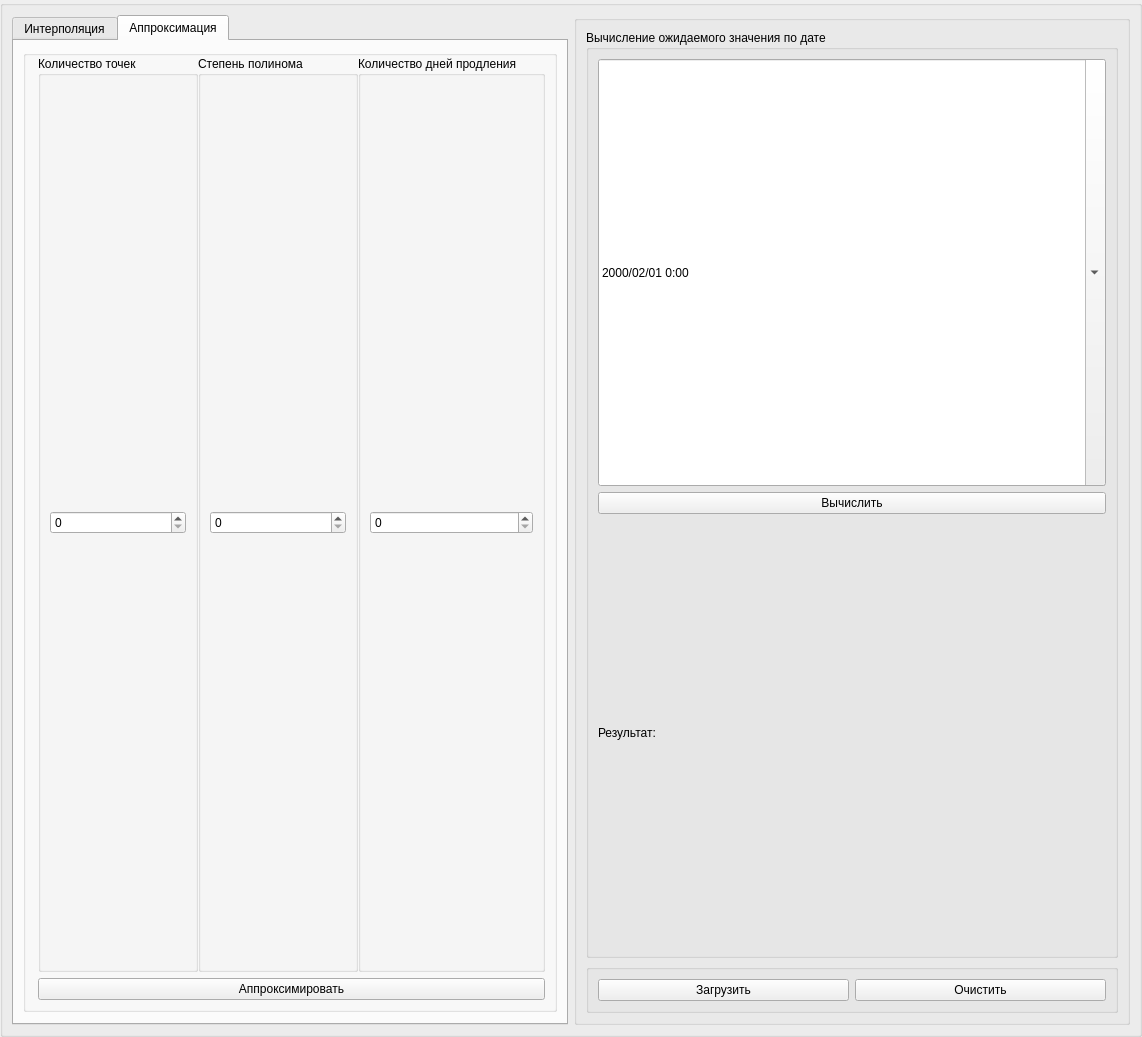
<?xml version="1.0" encoding="UTF-8"?>
<ui version="4.0">
 <class>View</class>
 <widget class="QMainWindow" name="View">
  <property name="geometry">
   <rect>
    <x>0</x>
    <y>0</y>
    <width>1142</width>
    <height>1037</height>
   </rect>
  </property>
  <property name="minimumSize">
   <size>
    <width>0</width>
    <height>800</height>
   </size>
  </property>
  <property name="windowTitle">
   <string>View</string>
  </property>
  <widget class="QWidget" name="centralwidget">
   <layout class="QVBoxLayout" name="verticalLayout_7">
    <property name="leftMargin">
     <number>0</number>
    </property>
    <property name="topMargin">
     <number>0</number>
    </property>
    <property name="rightMargin">
     <number>0</number>
    </property>
    <property name="bottomMargin">
     <number>0</number>
    </property>
    <item>
     <widget class="QGroupBox" name="groupBox_9">
      <property name="title">
       <string/>
      </property>
      <layout class="QVBoxLayout" name="verticalLayout_11">
       <item>
        <layout class="QVBoxLayout" name="verticalLayout_9" stretch="10,2">
         <item>
          <layout class="QVBoxLayout" name="graph_layout">
           <property name="spacing">
            <number>-1</number>
           </property>
           <property name="sizeConstraint">
            <enum>QLayout::SetMaximumSize</enum>
           </property>
          </layout>
         </item>
         <item>
          <layout class="QHBoxLayout" name="horizontalLayout_6">
           <item>
            <widget class="QTabWidget" name="tp_algorithm">
             <property name="sizePolicy">
              <sizepolicy hsizetype="Expanding" vsizetype="MinimumExpanding">
               <horstretch>0</horstretch>
               <verstretch>0</verstretch>
              </sizepolicy>
             </property>
             <property name="currentIndex">
              <number>1</number>
             </property>
             <widget class="QWidget" name="tab_interpol">
              <attribute name="title">
               <string>Интерполяция</string>
              </attribute>
              <layout class="QVBoxLayout" name="verticalLayout_3" stretch="0">
               <property name="bottomMargin">
                <number>11</number>
               </property>
               <item>
                <widget class="QGroupBox" name="groupBox_5">
                 <property name="title">
                  <string/>
                 </property>
                 <layout class="QVBoxLayout" name="verticalLayout_4">
                  <item>
                   <widget class="QGroupBox" name="groupBox_4">
                    <property name="title">
                     <string>Количество точек</string>
                    </property>
                    <layout class="QVBoxLayout" name="verticalLayout_2" stretch="0">
                     <property name="topMargin">
                      <number>9</number>
                     </property>
                     <item>
                      <widget class="QSpinBox" name="sb_dot_amount">
                       <property name="sizePolicy">
                        <sizepolicy hsizetype="MinimumExpanding" vsizetype="Maximum">
                         <horstretch>0</horstretch>
                         <verstretch>0</verstretch>
                        </sizepolicy>
                       </property>
                       <property name="focusPolicy">
                        <enum>Qt::ClickFocus</enum>
                       </property>
                       <property name="maximum">
                        <number>99999</number>
                       </property>
                      </widget>
                     </item>
                    </layout>
                   </widget>
                  </item>
                  <item>
                   <widget class="QPushButton" name="pb_interpolate">
                    <property name="sizePolicy">
                     <sizepolicy hsizetype="Minimum" vsizetype="Maximum">
                      <horstretch>0</horstretch>
                      <verstretch>0</verstretch>
                     </sizepolicy>
                    </property>
                    <property name="text">
                     <string>Интерполировать</string>
                    </property>
                    <attribute name="buttonGroup">
                     <string notr="true">pb_drawing_group</string>
                    </attribute>
                   </widget>
                  </item>
                 </layout>
                </widget>
               </item>
              </layout>
             </widget>
             <widget class="QWidget" name="tab_approx">
              <attribute name="title">
               <string>Аппроксимация</string>
              </attribute>
              <layout class="QVBoxLayout" name="verticalLayout_5" stretch="0">
               <property name="bottomMargin">
                <number>11</number>
               </property>
               <item>
                <widget class="QGroupBox" name="groupBox_11">
                 <property name="title">
                  <string/>
                 </property>
                 <layout class="QVBoxLayout" name="verticalLayout_10">
                  <property name="spacing">
                   <number>-1</number>
                  </property>
                  <property name="leftMargin">
                   <number>12</number>
                  </property>
                  <property name="topMargin">
                   <number>0</number>
                  </property>
                  <item>
                   <layout class="QHBoxLayout" name="horizontalLayout">
                    <property name="spacing">
                     <number>0</number>
                    </property>
                    <item>
                     <widget class="QGroupBox" name="groupBox_6">
                      <property name="title">
                       <string>Количество точек</string>
                      </property>
                      <layout class="QHBoxLayout" name="horizontalLayout_2">
                       <item>
                        <widget class="QSpinBox" name="sb_approx_dot_amount">
                         <property name="sizePolicy">
                          <sizepolicy hsizetype="MinimumExpanding" vsizetype="Maximum">
                           <horstretch>0</horstretch>
                           <verstretch>0</verstretch>
                          </sizepolicy>
                         </property>
                         <property name="maximum">
                          <number>999999</number>
                         </property>
                        </widget>
                       </item>
                      </layout>
                     </widget>
                    </item>
                    <item>
                     <widget class="QGroupBox" name="groupBox_7">
                      <property name="title">
                       <string>Степень полинома</string>
                      </property>
                      <layout class="QHBoxLayout" name="horizontalLayout_4">
                       <item>
                        <widget class="QSpinBox" name="sb_polynom_degree">
                         <property name="sizePolicy">
                          <sizepolicy hsizetype="MinimumExpanding" vsizetype="Maximum">
                           <horstretch>0</horstretch>
                           <verstretch>0</verstretch>
                          </sizepolicy>
                         </property>
                        </widget>
                       </item>
                      </layout>
                     </widget>
                    </item>
                    <item>
                     <widget class="QGroupBox" name="groupBox_8">
                      <property name="title">
                       <string>Количество дней продления</string>
                      </property>
                      <layout class="QHBoxLayout" name="horizontalLayout_5">
                       <item>
                        <widget class="QSpinBox" name="sb_extension">
                         <property name="sizePolicy">
                          <sizepolicy hsizetype="MinimumExpanding" vsizetype="Maximum">
                           <horstretch>0</horstretch>
                           <verstretch>0</verstretch>
                          </sizepolicy>
                         </property>
                         <property name="maximum">
                          <number>9999</number>
                         </property>
                        </widget>
                       </item>
                      </layout>
                     </widget>
                    </item>
                   </layout>
                  </item>
                  <item>
                   <widget class="QPushButton" name="pb_approximate">
                    <property name="text">
                     <string>Аппроксимировать</string>
                    </property>
                    <attribute name="buttonGroup">
                     <string notr="true">pb_drawing_group</string>
                    </attribute>
                   </widget>
                  </item>
                 </layout>
                </widget>
               </item>
              </layout>
             </widget>
            </widget>
           </item>
           <item>
            <widget class="QGroupBox" name="groupBox_2">
             <property name="title">
              <string/>
             </property>
             <layout class="QVBoxLayout" name="verticalLayout">
              <item>
               <widget class="QGroupBox" name="groupBox">
                <property name="title">
                 <string>Вычисление ожидаемого значения по дате</string>
                </property>
                <layout class="QVBoxLayout" name="verticalLayout_6">
                 <item>
                  <widget class="QDateTimeEdit" name="date_picker">
                   <property name="sizePolicy">
                    <sizepolicy hsizetype="MinimumExpanding" vsizetype="MinimumExpanding">
                     <horstretch>0</horstretch>
                     <verstretch>0</verstretch>
                    </sizepolicy>
                   </property>
                   <property name="focusPolicy">
                    <enum>Qt::ClickFocus</enum>
                   </property>
                   <property name="showGroupSeparator" stdset="0">
                    <bool>false</bool>
                   </property>
                   <property name="dateTime">
                    <datetime>
                     <hour>0</hour>
                     <minute>0</minute>
                     <second>0</second>
                     <year>2000</year>
                     <month>2</month>
                     <day>1</day>
                    </datetime>
                   </property>
                   <property name="currentSection">
                    <enum>QDateTimeEdit::YearSection</enum>
                   </property>
                   <property name="displayFormat">
                    <string>yyyy/MM/dd h:mm</string>
                   </property>
                   <property name="calendarPopup">
                    <bool>true</bool>
                   </property>
                  </widget>
                 </item>
                 <item>
                  <widget class="QPushButton" name="pb_calc_by_date">
                   <property name="text">
                    <string>Вычислить</string>
                   </property>
                   <attribute name="buttonGroup">
                    <string notr="true">pb_drawing_group</string>
                   </attribute>
                  </widget>
                 </item>
                 <item>
                  <layout class="QHBoxLayout" name="horizontalLayout_7">
                   <item>
                    <widget class="QLabel" name="label">
                     <property name="text">
                      <string>Результат:</string>
                     </property>
                    </widget>
                   </item>
                   <item>
                    <widget class="QLabel" name="label_result_calc_by_date">
                     <property name="sizePolicy">
                      <sizepolicy hsizetype="MinimumExpanding" vsizetype="MinimumExpanding">
                       <horstretch>0</horstretch>
                       <verstretch>0</verstretch>
                      </sizepolicy>
                     </property>
                     <property name="text">
                      <string/>
                     </property>
                    </widget>
                   </item>
                  </layout>
                 </item>
                </layout>
               </widget>
              </item>
              <item>
               <widget class="QGroupBox" name="groupBox_3">
                <property name="title">
                 <string/>
                </property>
                <layout class="QHBoxLayout" name="horizontalLayout_3">
                 <item>
                  <widget class="QPushButton" name="pb_load">
                   <property name="text">
                    <string>Загрузить</string>
                   </property>
                  </widget>
                 </item>
                 <item>
                  <widget class="QPushButton" name="pb_clear">
                   <property name="text">
                    <string>Очистить</string>
                   </property>
                  </widget>
                 </item>
                </layout>
               </widget>
              </item>
             </layout>
            </widget>
           </item>
          </layout>
         </item>
        </layout>
       </item>
      </layout>
     </widget>
    </item>
   </layout>
  </widget>
 </widget>
 <resources/>
 <connections/>
 <buttongroups>
  <buttongroup name="pb_drawing_group"/>
 </buttongroups>
</ui>
